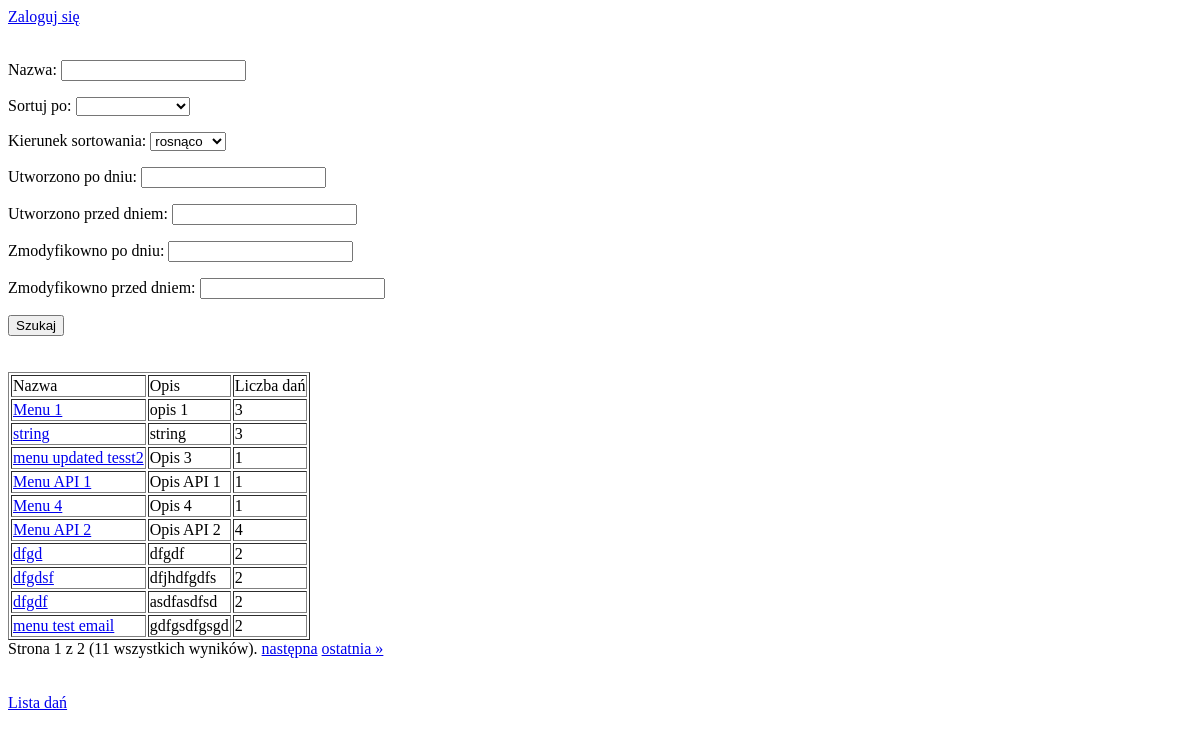
Before: / with the older database file.
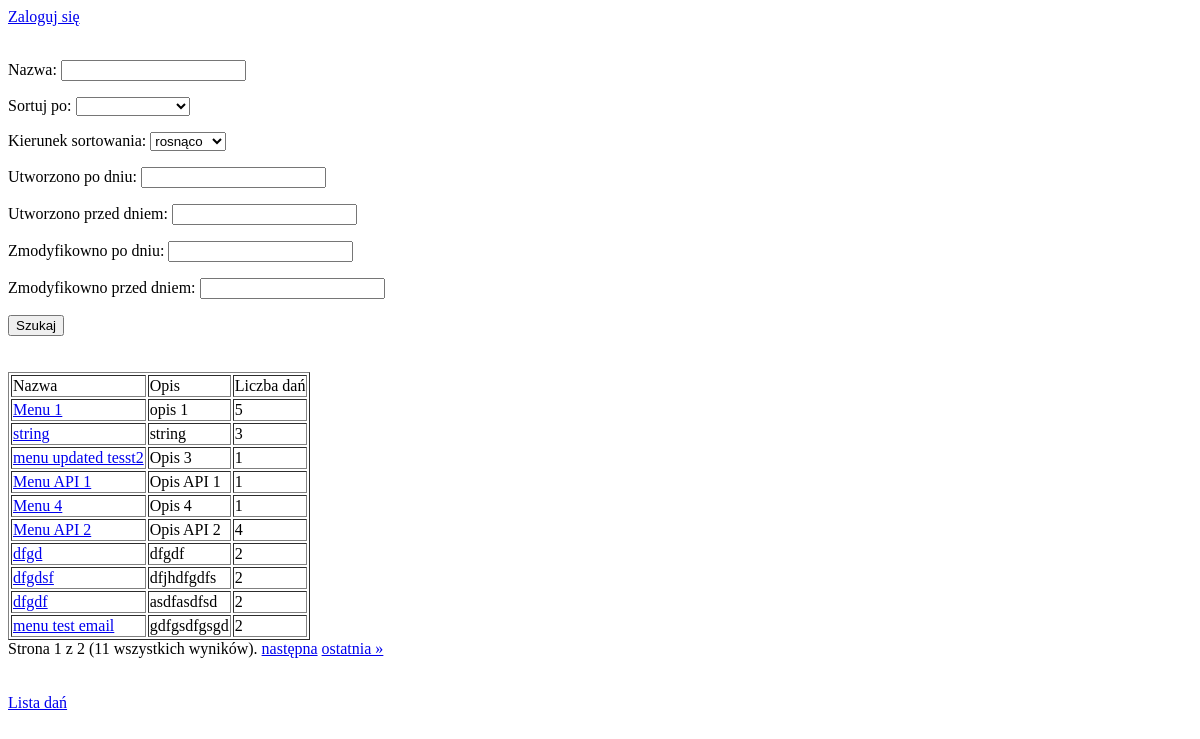
After: the same page with the newer database file.
### menu/models.py (models this page shows, shortened)
class Menu(models.Model):
    name = models.CharField(max_length=50, unique=True, verbose_name='Nazwa')
    description = models.TextField(max_length=1000, verbose_name='Opis')
    created = models.DateTimeField(editable=False, verbose_name='Utworzono')
    modified = models.DateTimeField(auto_now=True, verbose_name='Zmodyfikowano')
    dishes = models.ManyToManyField(Dish, blank=True, verbose_name='Dania')
    dishes_count = models.IntegerField(default=0, verbose_name='Liczba dań w karcie', editable=False)

### menu/views.py (the view)
# urls.py: path(r'', views.MenuListView.as_view(), name='home'),
class MenuListView(ListView):
    model = Menu
    template_name = 'index.html'
    ordering = 'pk'
    paginate_by = 10
    def get_queryset(self):
        if self.request.user.is_authenticated:
            return Menu.objects.all()
        else:
            return Menu.objects.all().exclude(dishes_count__lt=1)
    def get_context_data(self, *, object_list=None, **kwargs):
        queryset = object_list if object_list is not None else self.object_list
        search_form = MenuSearchForm(self.request.GET)
        if search_form.is_valid():
            name = search_form.cleaned_data.get('name', '').strip()
            if name:
                queryset = queryset.filter(name__icontains=name)
            sorting = search_form.cleaned_data['sorting']
            if sorting:
                sorting_direction = search_form.cleaned_data['sorting_direction']
                if sorting_direction == 'DESC':
                    sorting = '-' + sorting
                queryset = queryset.order_by(sorting, '-pk')
            created_starting_date = search_form.cleaned_data['created_starting_date']
            created_ending_date = search_form.cleaned_data['created_ending_date']
            if created_starting_date and created_ending_date:
                queryset = queryset.filter(created__gte=created_ending_date,
                                           created__lte=created_ending_date)
            if created_starting_date and not created_ending_date:
                queryset = queryset.filter(created__gte=created_starting_date)
            if not created_starting_date and created_ending_date:
                queryset = queryset.filter(created__lte=created_ending_date)
            edited_starting_date = search_form.cleaned_data['edited_starting_date']
            edited_ending_date = search_form.cleaned_data['edited_ending_date']
            if edited_starting_date and created_ending_date:
                queryset = queryset.filter(created__gte=edited_ending_date,
                                           created__lte=edited_starting_date)
            if edited_starting_date and not edited_ending_date:
                queryset = queryset.filter(created__gte=edited_starting_date)
            if not edited_starting_date and edited_ending_date:
                queryset = queryset.filter(created__lte=edited_ending_date)
        return super().get_context_data(
            search_form=search_form,
            object_list=queryset,
            **kwargs)

### menu/forms.py
class MenuSearchForm(forms.Form):
    name = forms.CharField(max_length=100, label='Nazwa')
    SORTING = ('name', 'created', 'modified', 'dishes_count')
    SORTING_NAMES = ('nazwa', 'utworzono', 'zmodyfikowano', 'liczba dań')
    sorting = forms.ChoiceField(choices=[('', '')] + list(zip(SORTING, SORTING_NAMES)), label='Sortuj po')
    sorting_direction = forms.ChoiceField(choices=DIRECTION, label='Kierunek sortowania')
    created_starting_date = forms.DateField(label='Utworzono po dniu')
    created_ending_date = forms.DateField(label='Utworzono przed dniem')
    edited_starting_date = forms.DateField(label='Zmodyfikowno po dniu')
    edited_ending_date = forms.DateField(label='Zmodyfikowno przed dniem')
    def __init__(self, *args, **kwargs):
        super().__init__(*args, **kwargs)
        for i in self.fields:
            self.fields[i].required = False

### menu/views.py (called while the page is built)
@register.simple_tag(takes_context=True)
def param_replace(context, **kwargs):
    d = context['request'].GET.copy()
    for k, v in kwargs.items():
        d[k] = v
    return d.urlencode()

### templates/index.html (shortened to what this page needs)
{% extends 'base.html' %}
{% block body %}
    <form method="get" action="">
    {{search_form.as_p}}
      <button type="submit">Szukaj</button>
    </form>
    <br/><br/>
    <table border="1">
    <tr>
        <td>Nazwa</td><td>Opis</td><td>Liczba dań</td>
    </tr>
    {% for object in object_list %}
        <tr>
            <td>
                <a href="menu_detail/{{ object.pk }}">{{ object.name }}</a>
            </td>
            <td>
                {{ object.description }}
            </td>
            <td>
                {{ object.dishes_count }}
            </td>
        </tr>
    {% endfor %}
    </table>
    {% include "_pagination.html" %}
    <br/><br/>
    <a href="dish_list">Lista dań</a>
{% endblock %}

Changed rows visible on the page:
changed Menu "Menu 1": dishes_count "3" → "5"
